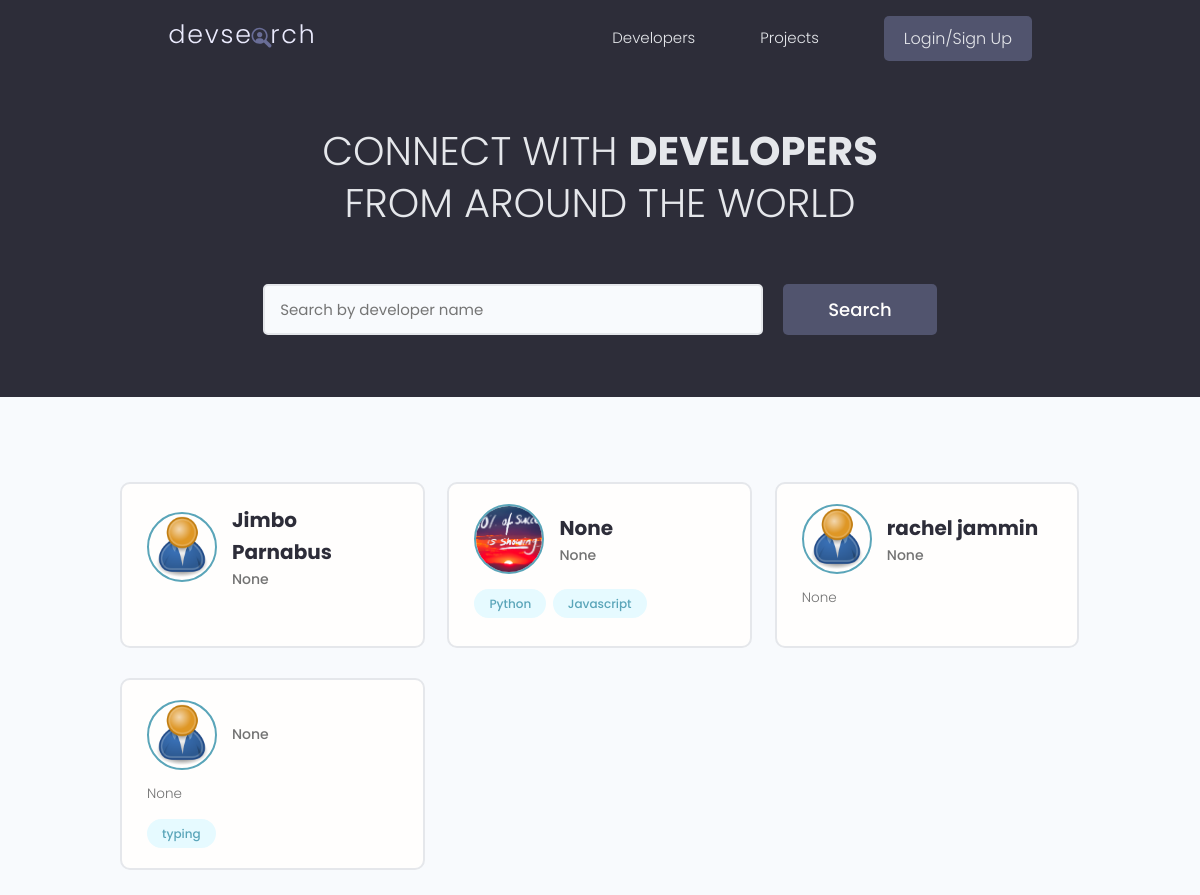
The app's page /, older data.
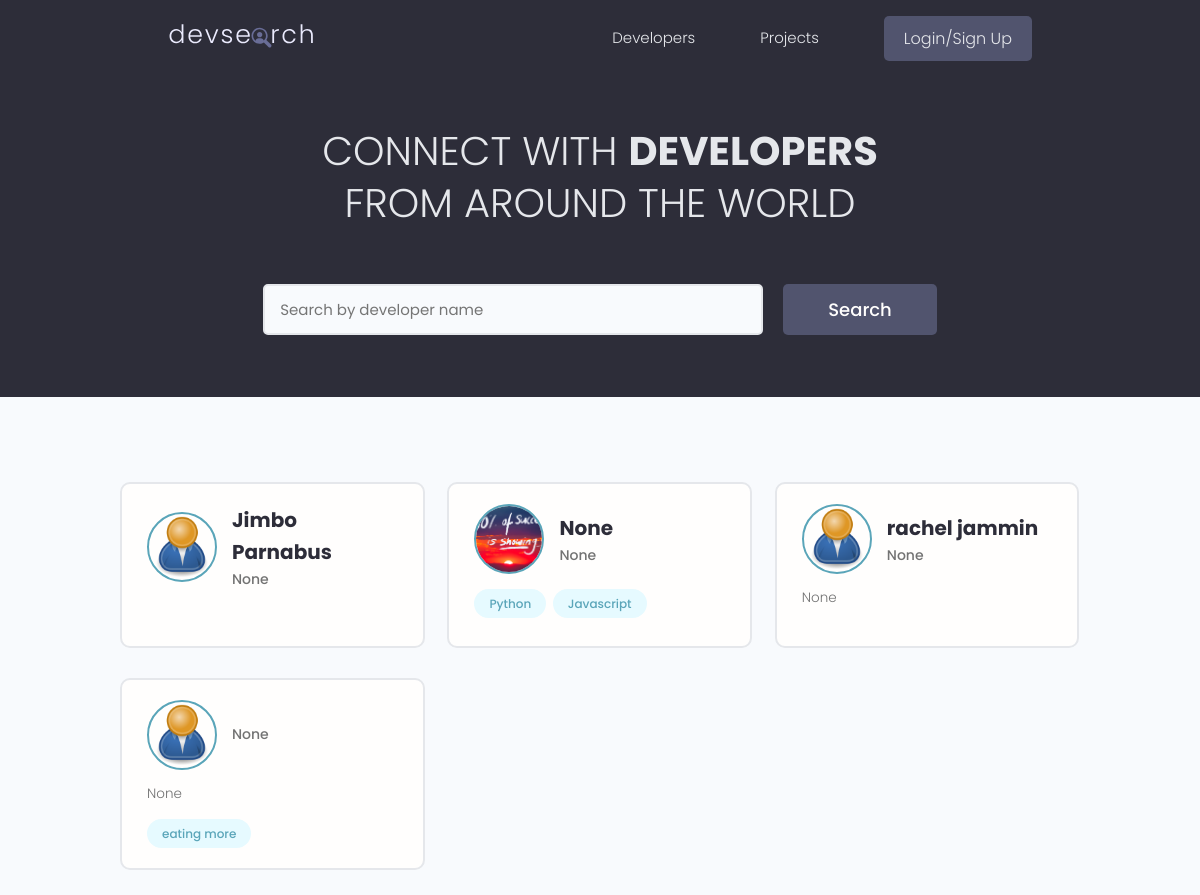
The same page, newer data.
### users/models.py (models this page shows, shortened)
class Profile(models.Model):
    user = models.OneToOneField(User, on_delete=models.CASCADE, null=True, blank=True)
    name = models.CharField(max_length=200, blank=True, null=True)
    username = models.CharField(max_length=200, blank=True, null=True)
    location = models.CharField(max_length=200, blank=True, null=True)
    email = models.EmailField(max_length=500, blank=True, null=True)
    short_intro = models.CharField(max_length=200, blank=True, null=True)
    bio = models.TextField(blank=True, null=True)
    profile_image = models.ImageField(
        null=True,
        blank=True,
        upload_to="profiles/",
        default="profiles/user-default.png",
    )
    social_github = models.CharField(max_length=200, blank=True, null=True)
    social_twitter = models.CharField(max_length=200, blank=True, null=True)
    social_linkedin = models.CharField(max_length=200, blank=True, null=True)
    social_youtube = models.CharField(max_length=200, blank=True, null=True)
    social_website = models.CharField(max_length=200, blank=True, null=True)
    created = models.DateTimeField(auto_now_add=True)
    id = models.UUIDField(
        default=uuid.uuid4, unique=True, primary_key=True, editable=False
    )

class Skill(models.Model):
    owner = models.ForeignKey(Profile, on_delete=models.CASCADE, null=True, blank=True)
    name = models.CharField(max_length=200, blank=True, null=True)
    description = models.TextField(blank=True, null=True)
    created = models.DateTimeField(auto_now_add=True)
    id = models.UUIDField(
        default=uuid.uuid4, unique=True, primary_key=True, editable=False
    )
    def __str__(self) -> str:
        return str(self.name)

### users/views.py (the view)
# urls.py: path("", views.profiles, name="profiles"),
def profiles(requests):
    profiles, search_text = searchProfiles(requests)
    context = {"profiles": profiles, "search_text": search_text}
    return render(requests, "users/profiles.html", context)

### users/utils.py (called while the page is built)
def searchProfiles(requests):
    search_text = ""
    if requests.GET.get("search_text"):
        search_text = requests.GET.get("search_text")
        print(search_text)
    skills = Skill.objects.filter(name__icontains=search_text)
    profiles = Profile.objects.distinct().filter(
        Q(name__icontains=search_text) |
        Q(short_intro__icontains=search_text) |
        Q(skill__in=skills)
    )
    return profiles, search_text

### users/templates/users/profiles.html (shortened to what this page needs)
{% extends 'main.html' %}
{% block content %}
<main class="home">
    <section class="hero-section text-center">
        <div class="container container--narrow">
            <div class="hero-section__box">
                <h2>CONNECT WITH <span>DEVELOPERS</span></h2>
                <h2>FROM AROUND THE WORLD</h2>
            </div>
            <div class="hero-section__search">
                <form class="form" action="{% url 'profiles' %}" method="get">
                    <div class="form__field">
                        <input class="input input--text" id="formInput#search" type="text" name="search_text" value="{{ search_text }}"
                            placeholder="Search by developer name" />
                    </div>
                    <input class="btn btn--sub btn--lg" type="submit" value="Search" />
                </form>
            </div>
        </div>
    </section>
    <section class="devlist">
        <div class="container">
            <div class="grid grid--three">
                {% for profile in profiles %}
                <div class="column card">
                    <div class="dev">
                        <a href="{% url 'userProfile' profile.id %}?next=/account" class="card__body">
                            <div class="dev__profile">
                                <img class="avatar avatar--md" src="{{profile.profile_image.url}}"
                                    alt="image" />
                                <div class="dev__meta">
                                    <h3>{{profile.name}}</h3>
                                    <h5>{{profile.short_intro}}</h5>
                                </div>
                            </div>
                            <p class="dev__info">{{profile.bio|slice:"150"}}
                            </p>
                            <div class="dev__skills">
                                {% for skill in profile.skill_set.all %}
                                <span class="tag tag--pill tag--main">
                                    <small>{{skill}}</small>
                                </span>
                                {% endfor %}
                            </div>
                        </a>
                    </div>
                </div>
                {% endfor %}
            </div>
        </div>
    </section>
</main>
{% endblock %}

Row changes from the older to the newer data that the page shows:
removed Skill: name "typing", shown under Profile (number 4 of 4 on the later page)
added Skill: name "eating more", shown under Profile (number 4 of 4 on the later page)
